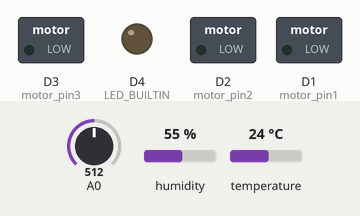
This sketch was run on a simulated ESP8266 (NodeMCU). On the bench: switched loads named in the sketch (green lamp = pin HIGH), output pins drawn as LEDs (lit = HIGH, except the on-board LED, lit = LOW). Inputs (shaded band) come from the test bench; at power-on: A0 = 512, humidity 55 %, temperature 24 °C. WiFi joins after 1.5 s; servers stay silent unless stated; network time is answered at once with the bench clock; uploads are accepted with an empty reply; the local clock reads 2024-03-15 10:24:30 at power-on unless the sketch sets it; what the sketch prints to the serial monitor is not drawn.

Above: at 1.7 s.
At 70.2 s:
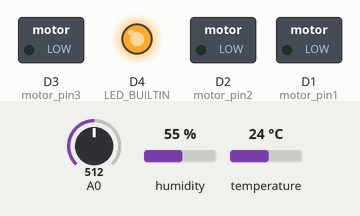
Timing chart, 0 to 72.6 s (numbered marks = the images above):
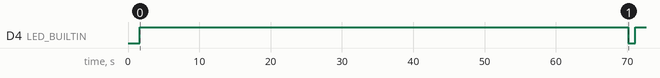

The sketch:

Smart-Irrigation.ino
```cpp
#include <NTPClient.h>
#include <ESP8266WiFi.h>
#include "DHT.h"
#include <ESP8266HTTPClient.h>
#include <WiFiUdp.h>
#include <Arduino_JSON.h>

#define DHTTYPE DHT11

const char *ssid = "TTNET_TPLINK_E9B0";
const char *password = "azbwuu4d";
uint8_t DHTPin = D7;
uint8_t motor_pin1 = D1;
uint8_t motor_pin2 = D2;
uint8_t motor_pin3 = D3;

const int analogInPin = 0;  // Analog input pin that the potentiometer is attached to
int sensorValue = 0;        // value read from the potentiometer
int outputValue = 0;        // value sent to server

DHT dht(DHTPin, DHTTYPE);
WiFiUDP ntpUDP;
NTPClient timeClient(ntpUDP);

float temperature;
float humidty;

int soil_sensor_pin = 0;

String sensor_values;

WiFiClient client;
String url;
String irrigation_url;
String response;
const char * host = "192.168.1.100";
const int httpPort = 7373;
unsigned long timeout = millis();
int count = 0;

void connect_to_wifi(){

  Serial.print("Connecting to ");
  Serial.println(ssid);
  WiFi.mode(WIFI_STA);
  WiFi.begin(ssid, password);
  while (WiFi.status() != WL_CONNECTED) {
      delay(500);
      Serial.print(".");
      }

  Serial.println("");
  Serial.println("WiFi connected.");
  Serial.println("cemcem.");

}

void setup() {
  Serial.begin(9600);
  delay(10);

  pinMode(LED_BUILTIN, OUTPUT);
  pinMode(motor_pin1, OUTPUT);
  pinMode(motor_pin2, OUTPUT);
  pinMode(motor_pin3, OUTPUT);
  digitalWrite(motor_pin1, LOW);
  digitalWrite(motor_pin2, LOW);
  digitalWrite(motor_pin3, LOW);
  digitalWrite(LED_BUILTIN, LOW);

  // Explicitly set the ESP8266 to be a WiFi-client
  connect_to_wifi();
  delay(100);
  timeClient.begin();
  pinMode(DHTPin, INPUT);
  dht.begin();
}

void loop() {
  // read the analog in value:
  //sensorValue = analogRead(A0);
  // map to range. The pot goes from about 3 to 1023. This makes the sent value be between 0 and 999 to fit on the OLED
  //outputValue = map(sensorValue, 3, 1023, 0, 999);

  // Use WiFiClient class to create TCP connections
  digitalWrite(LED_BUILTIN, HIGH);

  delay(1000);

  HTTPClient http;

  if (!client.connect(host, httpPort)) {
    Serial.println("connection failed");
    return;
  }
  timeClient.update();
  sensor_values = String(timeClient.getEpochTime()) + String("&soil_moisture=") + String(analogRead(soil_sensor_pin)) + String("&air_temperature=") + String(dht.readTemperature()) + String("&air_humidity=") + String(dht.readHumidity());
  // We now create a URI for the request. Something like /data/?sensor_reading=123
  url = "/data/";
  irrigation_url = "/plant/1/irrigation/";
  url += "?time=";
  url += sensor_values;

  // This will send the request to the server
  client.print(String("GET ") + url + " HTTP/1.1\r\n" +
               "Host: " + host + "\r\n" +
               "Connection: close\r\n\r\n");

    timeout = millis();

    while (client.available() == 0) {
    if (millis() - timeout > 5000) {
      Serial.println(">>> Client Timeout !");
      client.stop();
      return;
    }
  }
  count = 0;
  while(count < 28){
    if (!client.connect(host, httpPort)) {
      Serial.println("connection failed");
      return;
    }

    String response;
    String serverPath = "http://192.168.1.100:7373/plant/1/irrigation/";
    http.begin(serverPath.c_str());
    int httpResponseCode = http.GET();

    if (httpResponseCode > 0){
          response = http.getString();
    }

    http.end();
    JSONVar status_object = JSON.parse(response);
    String jsonString = JSON.stringify(status_object["status"]);
    Serial.print(jsonString);
    if (jsonString.equals("\"Irrigate\"")){ // irrigation time
      digitalWrite(motor_pin1, HIGH);
      digitalWrite(motor_pin2, HIGH);
      Serial.print("Irr start");
      delay(300000);
      Serial.print("Irr end");
      Serial.print(jsonString);
      digitalWrite(motor_pin1, LOW);
      digitalWrite(motor_pin2, LOW);
     }
    count++;
    delay(2000);
  }

  digitalWrite(LED_BUILTIN, LOW);
  delay(1000);
}
```

Measured:
- by itself, D4 (LED_BUILTIN): LOW → HIGH at 1.6 s, → LOW 68.5 s later, → HIGH 1.0 s later
